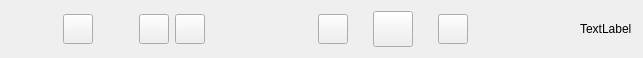
<?xml version="1.0" encoding="UTF-8"?>
<ui version="4.0">
 <class>BottomControlWidget</class>
 <widget class="QWidget" name="BottomControlWidget">
  <property name="geometry">
   <rect>
    <x>0</x>
    <y>0</y>
    <width>643</width>
    <height>58</height>
   </rect>
  </property>
  <property name="windowTitle">
   <string>Form</string>
  </property>
  <layout class="QHBoxLayout" name="horizontalLayout_3">
   <item>
    <spacer name="horizontalSpacer">
     <property name="orientation">
      <enum>Qt::Horizontal</enum>
     </property>
     <property name="sizeType">
      <enum>QSizePolicy::Minimum</enum>
     </property>
     <property name="sizeHint" stdset="0">
      <size>
       <width>52</width>
       <height>20</height>
      </size>
     </property>
    </spacer>
   </item>
   <item>
    <layout class="QHBoxLayout" name="horizontalLayout">
     <item>
      <widget class="QPushButton" name="pushButtonPause">
       <property name="maximumSize">
        <size>
         <width>30</width>
         <height>30</height>
        </size>
       </property>
       <property name="styleSheet">
        <string notr="true">border-image: url(:/images/btn_pauseOff.png);</string>
       </property>
       <property name="text">
        <string/>
       </property>
      </widget>
     </item>
     <item>
      <spacer name="horizontalSpacer_2">
       <property name="orientation">
        <enum>Qt::Horizontal</enum>
       </property>
       <property name="sizeHint" stdset="0">
        <size>
         <width>40</width>
         <height>20</height>
        </size>
       </property>
      </spacer>
     </item>
     <item>
      <widget class="QPushButton" name="pushButtonPrev">
       <property name="minimumSize">
        <size>
         <width>30</width>
         <height>30</height>
        </size>
       </property>
       <property name="maximumSize">
        <size>
         <width>30</width>
         <height>30</height>
        </size>
       </property>
       <property name="autoFillBackground">
        <bool>false</bool>
       </property>
       <property name="styleSheet">
        <string notr="true">border-image: url(:/images/btn_Prev.png);</string>
       </property>
       <property name="text">
        <string/>
       </property>
      </widget>
     </item>
     <item>
      <widget class="QPushButton" name="pushButtonNext">
       <property name="minimumSize">
        <size>
         <width>30</width>
         <height>30</height>
        </size>
       </property>
       <property name="maximumSize">
        <size>
         <width>30</width>
         <height>30</height>
        </size>
       </property>
       <property name="styleSheet">
        <string notr="true">border-image: url(:/images/btn Next.png);</string>
       </property>
       <property name="text">
        <string/>
       </property>
      </widget>
     </item>
    </layout>
   </item>
   <item>
    <spacer name="horizontalSpacer_3">
     <property name="orientation">
      <enum>Qt::Horizontal</enum>
     </property>
     <property name="sizeHint" stdset="0">
      <size>
       <width>81</width>
       <height>20</height>
      </size>
     </property>
    </spacer>
   </item>
   <item>
    <layout class="QHBoxLayout" name="horizontalLayout_2">
     <property name="spacing">
      <number>25</number>
     </property>
     <item>
      <widget class="QPushButton" name="pushButtonAgain">
       <property name="maximumSize">
        <size>
         <width>30</width>
         <height>30</height>
        </size>
       </property>
       <property name="styleSheet">
        <string notr="true">border-image: url(:/images/btn_ circulation.png);</string>
       </property>
       <property name="text">
        <string/>
       </property>
      </widget>
     </item>
     <item>
      <widget class="QPushButton" name="pushButtonSpeak">
       <property name="maximumSize">
        <size>
         <width>40</width>
         <height>40</height>
        </size>
       </property>
       <property name="styleSheet">
        <string notr="true">border-image: url(:/images/btn_ exercise.png);</string>
       </property>
       <property name="text">
        <string/>
       </property>
      </widget>
     </item>
     <item>
      <widget class="QPushButton" name="pushButtonListen">
       <property name="maximumSize">
        <size>
         <width>30</width>
         <height>30</height>
        </size>
       </property>
       <property name="styleSheet">
        <string notr="true">border-image: url(:/images/btn_listen.png);</string>
       </property>
       <property name="text">
        <string/>
       </property>
      </widget>
     </item>
    </layout>
   </item>
   <item>
    <spacer name="horizontalSpacer_4">
     <property name="orientation">
      <enum>Qt::Horizontal</enum>
     </property>
     <property name="sizeHint" stdset="0">
      <size>
       <width>82</width>
       <height>20</height>
      </size>
     </property>
    </spacer>
   </item>
   <item>
    <widget class="QLabel" name="labelTime">
     <property name="text">
      <string>TextLabel</string>
     </property>
    </widget>
   </item>
  </layout>
 </widget>
 <resources/>
 <connections/>
</ui>
